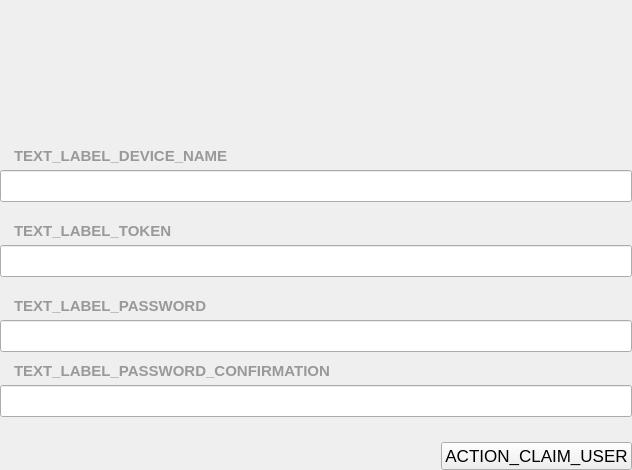
<?xml version="1.0" encoding="UTF-8"?>
<ui version="4.0">
 <class>ClaimUserWidget</class>
 <widget class="QWidget" name="ClaimUserWidget">
  <property name="geometry">
   <rect>
    <x>0</x>
    <y>0</y>
    <width>632</width>
    <height>470</height>
   </rect>
  </property>
  <property name="sizePolicy">
   <sizepolicy hsizetype="Preferred" vsizetype="Fixed">
    <horstretch>0</horstretch>
    <verstretch>0</verstretch>
   </sizepolicy>
  </property>
  <property name="windowTitle">
   <string>Form</string>
  </property>
  <property name="styleSheet">
   <string notr="true">#label_device_name, #label_token, #label_password, #label_confirmation {
	color: #999999;
	padding-left: 10px;
}</string>
  </property>
  <layout class="QVBoxLayout" name="verticalLayout_4">
   <property name="spacing">
    <number>30</number>
   </property>
   <property name="leftMargin">
    <number>0</number>
   </property>
   <property name="topMargin">
    <number>0</number>
   </property>
   <property name="rightMargin">
    <number>0</number>
   </property>
   <property name="bottomMargin">
    <number>0</number>
   </property>
   <item>
    <widget class="QLabel" name="label_instructions">
     <property name="maximumSize">
      <size>
       <width>16777215</width>
       <height>16777215</height>
      </size>
     </property>
     <property name="font">
      <font>
       <pointsize>12</pointsize>
      </font>
     </property>
     <property name="text">
      <string/>
     </property>
     <property name="alignment">
      <set>Qt::AlignJustify|Qt::AlignVCenter</set>
     </property>
     <property name="wordWrap">
      <bool>true</bool>
     </property>
     <property name="margin">
      <number>10</number>
     </property>
    </widget>
   </item>
   <item>
    <widget class="QWidget" name="widget" native="true">
     <property name="sizePolicy">
      <sizepolicy hsizetype="Expanding" vsizetype="Preferred">
       <horstretch>0</horstretch>
       <verstretch>0</verstretch>
      </sizepolicy>
     </property>
     <property name="minimumSize">
      <size>
       <width>0</width>
       <height>0</height>
      </size>
     </property>
     <layout class="QVBoxLayout" name="verticalLayout_6">
      <property name="spacing">
       <number>0</number>
      </property>
      <property name="leftMargin">
       <number>0</number>
      </property>
      <property name="topMargin">
       <number>0</number>
      </property>
      <property name="rightMargin">
       <number>0</number>
      </property>
      <property name="bottomMargin">
       <number>0</number>
      </property>
      <item>
       <widget class="QWidget" name="widget_2" native="true">
        <layout class="QVBoxLayout" name="verticalLayout">
         <property name="spacing">
          <number>20</number>
         </property>
         <property name="leftMargin">
          <number>0</number>
         </property>
         <property name="topMargin">
          <number>0</number>
         </property>
         <property name="rightMargin">
          <number>0</number>
         </property>
         <property name="bottomMargin">
          <number>0</number>
         </property>
         <item>
          <layout class="QVBoxLayout" name="verticalLayout_7">
           <property name="spacing">
            <number>5</number>
           </property>
           <item>
            <widget class="QLabel" name="label_device_name">
             <property name="font">
              <font>
               <pointsize>11</pointsize>
               <weight>75</weight>
               <bold>true</bold>
              </font>
             </property>
             <property name="text">
              <string>TEXT_LABEL_DEVICE_NAME</string>
             </property>
             <property name="alignment">
              <set>Qt::AlignLeading|Qt::AlignLeft|Qt::AlignVCenter</set>
             </property>
            </widget>
           </item>
           <item>
            <widget class="QLineEdit" name="line_edit_device">
             <property name="minimumSize">
              <size>
               <width>0</width>
               <height>32</height>
              </size>
             </property>
             <property name="font">
              <font>
               <pointsize>12</pointsize>
              </font>
             </property>
             <property name="placeholderText">
              <string/>
             </property>
            </widget>
           </item>
          </layout>
         </item>
         <item>
          <layout class="QVBoxLayout" name="verticalLayout_8">
           <property name="spacing">
            <number>5</number>
           </property>
           <item>
            <widget class="QLabel" name="label_token">
             <property name="font">
              <font>
               <pointsize>11</pointsize>
               <weight>75</weight>
               <bold>true</bold>
              </font>
             </property>
             <property name="text">
              <string>TEXT_LABEL_TOKEN</string>
             </property>
             <property name="alignment">
              <set>Qt::AlignLeading|Qt::AlignLeft|Qt::AlignVCenter</set>
             </property>
            </widget>
           </item>
           <item>
            <widget class="QLineEdit" name="line_edit_token">
             <property name="minimumSize">
              <size>
               <width>0</width>
               <height>32</height>
              </size>
             </property>
             <property name="font">
              <font>
               <pointsize>12</pointsize>
              </font>
             </property>
             <property name="placeholderText">
              <string/>
             </property>
            </widget>
           </item>
          </layout>
         </item>
         <item>
          <widget class="QWidget" name="widget_password" native="true">
           <layout class="QVBoxLayout" name="verticalLayout_2">
            <property name="spacing">
             <number>10</number>
            </property>
            <property name="leftMargin">
             <number>0</number>
            </property>
            <property name="topMargin">
             <number>0</number>
            </property>
            <property name="rightMargin">
             <number>0</number>
            </property>
            <property name="bottomMargin">
             <number>0</number>
            </property>
            <item>
             <layout class="QVBoxLayout" name="verticalLayout_10">
              <property name="spacing">
               <number>5</number>
              </property>
              <item>
               <widget class="QLabel" name="label_password">
                <property name="font">
                 <font>
                  <pointsize>11</pointsize>
                  <weight>75</weight>
                  <bold>true</bold>
                 </font>
                </property>
                <property name="text">
                 <string>TEXT_LABEL_PASSWORD</string>
                </property>
                <property name="alignment">
                 <set>Qt::AlignLeading|Qt::AlignLeft|Qt::AlignVCenter</set>
                </property>
               </widget>
              </item>
              <item>
               <widget class="QLineEdit" name="line_edit_password">
                <property name="minimumSize">
                 <size>
                  <width>0</width>
                  <height>32</height>
                 </size>
                </property>
                <property name="font">
                 <font>
                  <pointsize>12</pointsize>
                 </font>
                </property>
                <property name="text">
                 <string/>
                </property>
                <property name="echoMode">
                 <enum>QLineEdit::Password</enum>
                </property>
                <property name="placeholderText">
                 <string/>
                </property>
               </widget>
              </item>
             </layout>
            </item>
            <item>
             <layout class="QVBoxLayout" name="verticalLayout_11">
              <property name="spacing">
               <number>5</number>
              </property>
              <item>
               <widget class="QLabel" name="label_confirmation">
                <property name="font">
                 <font>
                  <pointsize>11</pointsize>
                  <weight>75</weight>
                  <bold>true</bold>
                 </font>
                </property>
                <property name="toolTip">
                 <string>TEXT_CLAIM_USER_TOOLTIP</string>
                </property>
                <property name="text">
                 <string>TEXT_LABEL_PASSWORD_CONFIRMATION</string>
                </property>
                <property name="alignment">
                 <set>Qt::AlignLeading|Qt::AlignLeft|Qt::AlignVCenter</set>
                </property>
               </widget>
              </item>
              <item>
               <widget class="QLineEdit" name="line_edit_password_check">
                <property name="minimumSize">
                 <size>
                  <width>0</width>
                  <height>32</height>
                 </size>
                </property>
                <property name="font">
                 <font>
                  <pointsize>12</pointsize>
                 </font>
                </property>
                <property name="echoMode">
                 <enum>QLineEdit::Password</enum>
                </property>
                <property name="placeholderText">
                 <string/>
                </property>
               </widget>
              </item>
             </layout>
            </item>
            <item>
             <layout class="QHBoxLayout" name="layout_password_strength"/>
            </item>
           </layout>
          </widget>
         </item>
         <item>
          <layout class="QHBoxLayout" name="horizontalLayout_3">
           <property name="spacing">
            <number>10</number>
           </property>
           <property name="topMargin">
            <number>5</number>
           </property>
           <property name="bottomMargin">
            <number>0</number>
           </property>
           <item>
            <spacer name="horizontalSpacer">
             <property name="orientation">
              <enum>Qt::Horizontal</enum>
             </property>
             <property name="sizeHint" stdset="0">
              <size>
               <width>40</width>
               <height>20</height>
              </size>
             </property>
            </spacer>
           </item>
           <item>
            <widget class="QPushButton" name="button_claim">
             <property name="font">
              <font>
               <pointsize>13</pointsize>
              </font>
             </property>
             <property name="cursor">
              <cursorShape>PointingHandCursor</cursorShape>
             </property>
             <property name="layoutDirection">
              <enum>Qt::RightToLeft</enum>
             </property>
             <property name="text">
              <string>ACTION_CLAIM_USER</string>
             </property>
             <property name="iconSize">
              <size>
               <width>28</width>
               <height>28</height>
              </size>
             </property>
             <property name="flat">
              <bool>false</bool>
             </property>
            </widget>
           </item>
          </layout>
         </item>
        </layout>
       </widget>
      </item>
     </layout>
    </widget>
   </item>
  </layout>
 </widget>
 <resources/>
 <connections/>
</ui>
